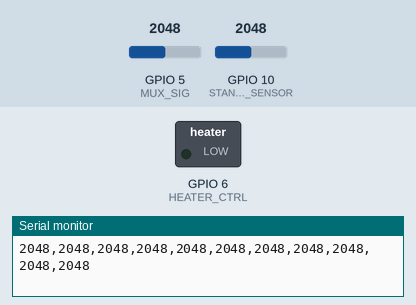
Bench run of a sketch on a simulated ESP32. Shown: switched loads named in the sketch (green lamp = pin HIGH), the last lines printed to the serial monitor. Dashed ring = blinking. The inputs (shaded band) are chosen by the test bench; at power-on: GPIO 5 (MUX_SIG) = 2048, GPIO 10 (STANDARD_SENSOR) = 2048 (analog values on the 0–4095 scale). Pins used as bus, display or sensor lines are not drawn.

Above: at 1.2 s.
1.3 s: GPIO 5 (MUX_SIG) set to 2088
At 1.8 s:
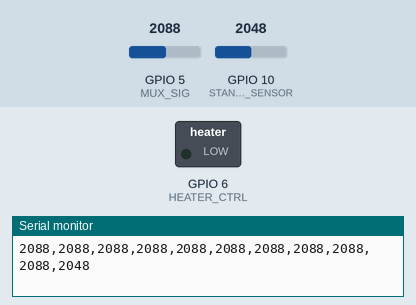
2.8 s: GPIO 5 (MUX_SIG) set to 2047
At 5.7 s:
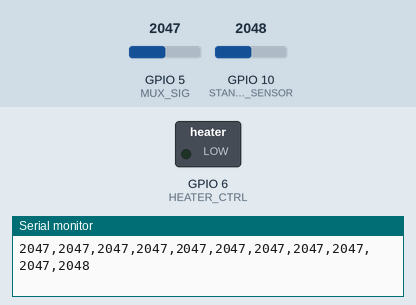
5.8 s: GPIO 5 (MUX_SIG) set to 2866
At 6.6 s:
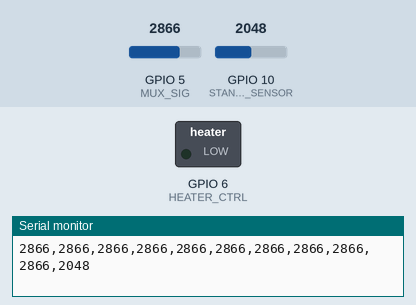
7.3 s: GPIO 5 (MUX_SIG) set to 2010
At 7.87 s:
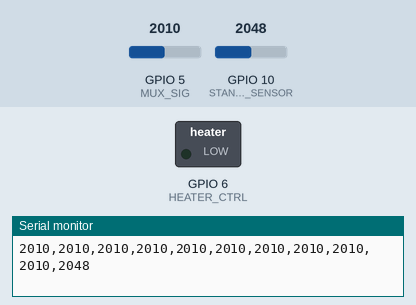
Timing chart, 0 to 11.3 s (numbered marks = the images above; inputs shaded):
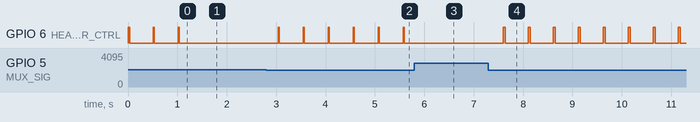

The sketch:

BioSkin_Esp_Code_Wire.ino
```cpp
#include <Arduino.h>

// Pin Definitions
#define MUX_S0 1
#define MUX_S1 2
#define MUX_S2 3
#define MUX_S3 4
#define MUX_SIG 5 // Signal from MUX to ESP32-S3
#define MUX_EN 15 // MUX enable pin
#define HEATER_CTRL 6 // Heater control pin
#define STANDARD_SENSOR 10 // New standard sensor analog input

// Multiplexer control
uint8_t muxChannel[10] = {
  0b0000, 0b0001, 0b0010, 0b0011, 0b0100,
  0b0101, 0b0110, 0b0111, 0b1000, 0b1001
};

// Sampling interval
const unsigned long samplingInterval = 5; // 10ms for 100Hz
const unsigned long heaterPeriod = 500; // 0.5 seconds in ms

unsigned long lastHeaterUpdate = 0;
int heaterDutyCycle = 0; // Duty cycle in percentage

void setup() {
  // Initialize Serial Monitor
  Serial.begin(250000);

  // Pin Modes
  pinMode(MUX_S0, OUTPUT);
  pinMode(MUX_S1, OUTPUT);
  pinMode(MUX_S2, OUTPUT);
  pinMode(MUX_S3, OUTPUT);
  pinMode(MUX_EN, OUTPUT);
  pinMode(HEATER_CTRL, OUTPUT);
  pinMode(MUX_SIG, INPUT);
  pinMode(STANDARD_SENSOR, INPUT); // Configure the standard sensor pin as input

  // Enable multiplexer
  digitalWrite(MUX_EN, LOW);
  // Turn off heater initially
  digitalWrite(HEATER_CTRL, LOW);

  // Set ADC characteristics
  analogReadResolution(12); // Set ADC resolution to 12 bits
  analogSetAttenuation(ADC_11db); // Set attenuation to measure full range (0 - 3.3V)
}

void loop() {
  // Array to store analog readings
  int readings[11]; // Adjusted size to include standard sensor data

  // Loop through each channel of the multiplexer
  for (int i = 0; i < 10; i++) {
    selectMuxChannel(i);
    delayMicroseconds(100); // Allow settling time (0.1ms)
    readings[i] = analogRead(MUX_SIG);
    if (i == 9) { // Check the temperature channel
      adjustHeater(readings[i]);
    }
  }

  // Read the standard sensor data
  readings[10] = analogRead(STANDARD_SENSOR);

  // Send data over Serial
  sendDataSerial(readings);

  // Wait for next sample
  delay(samplingInterval);
}

void selectMuxChannel(int channel) {
  digitalWrite(MUX_S0, bitRead(muxChannel[channel], 0));
  digitalWrite(MUX_S1, bitRead(muxChannel[channel], 1));
  digitalWrite(MUX_S2, bitRead(muxChannel[channel], 2));
  digitalWrite(MUX_S3, bitRead(muxChannel[channel], 3));
}

void sendDataSerial(int *readings) {
  char data[64];
  int len = 0;

  // Format data as a compact comma-separated string
  for (int i = 0; i < 11; i++) {
    len += snprintf(data + len, sizeof(data) - len, "%d", readings[i]);
    if (i < 10) {
      len += snprintf(data + len, sizeof(data) - len, ",");
    }
  }

  // Send data via Serial
  Serial.println(data);
}

void adjustHeater(int temperatureAdcValue) {
  if (temperatureAdcValue < 1100) {
    heaterDutyCycle = 100; // Maximum duty cycle
  } else if (temperatureAdcValue >= 1100 && temperatureAdcValue < 2050) {
    heaterDutyCycle = map(temperatureAdcValue, 1100, 2100, 100, 0); // Linearly decrease duty cycle
  } else {
    heaterDutyCycle = 0; // Turn off heater
  }

  unsigned long currentTime = millis();
  unsigned long onTime = heaterPeriod * heaterDutyCycle / 100;
  unsigned long offTime = heaterPeriod - onTime;

  if (heaterDutyCycle > 0 && currentTime - lastHeaterUpdate < onTime) {
    digitalWrite(HEATER_CTRL, HIGH); // Heater ON
  } else if (heaterDutyCycle > 0 && currentTime - lastHeaterUpdate >= onTime && currentTime - lastHeaterUpdate < heaterPeriod) {
    digitalWrite(HEATER_CTRL, LOW); // Heater OFF
  } else if (currentTime - lastHeaterUpdate >= heaterPeriod) {
    lastHeaterUpdate = currentTime; // Reset the cycle
  }
}
```

Measured:
- the behaviour switches between 2049 and 2050 on GPIO 5 (MUX_SIG) (found by bisection; images 0 and 1)
- after the input at 1.3 s, GPIO 6 (HEATER_CTRL): stops changing and stays LOW
- after the input at 2.8 s, GPIO 6 (HEATER_CTRL): alternates HIGH for 0.02 s and LOW for 0.48 s, starting after 0.24 s
- after the input at 5.8 s, GPIO 6 (HEATER_CTRL): stops changing and stays LOW
- after the input at 7.3 s, GPIO 6 (HEATER_CTRL): alternates HIGH for 0.04 s and LOW for 0.47 s, starting after 0.30 s
- by itself, GPIO 6 (HEATER_CTRL): alternates HIGH for 0.02 s and LOW for 0.48 s
